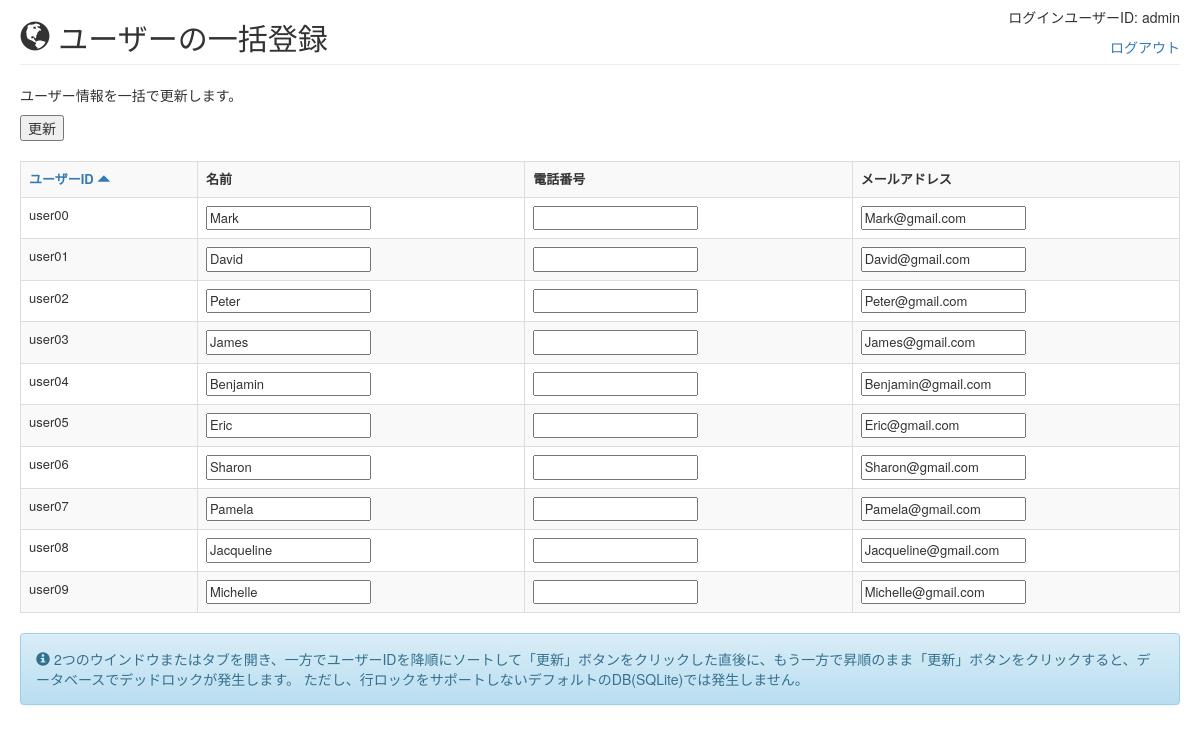
The app's page /deadlock2/ (signed in) with its own data.
### easybuggy/models.py (models this page shows)
class User(models.Model):
    id = models.CharField(max_length=10, primary_key=True)
    name = models.CharField(max_length=30)
    password = models.CharField(max_length=30)
    secret = models.CharField(max_length=100)
    ispublic = models.CharField(max_length=5)
    phone = models.CharField(max_length=20, blank=True, null=True)
    mail = models.EmailField(max_length=100, blank=True, null=True)

### easybuggy/views.py (the view, shortened to what this page needs)
# urls.py: url(r'^deadlock2/$', views.deadlock2, name='deadlock2'),
def deadlock2(request):
    d = {
        'title': _('title.deadlock2.page'),
        'note': _('msg.note.deadlock2'),
    }
    order = get_order(request)
    d['users'] = User.objects.raw("SELECT * FROM easybuggy_user WHERE ispublic = 'true' ORDER BY id " + order)
    d['order'] = order
    return render(request, 'deadlock2.html', d)

### easybuggy/views.py (called while the page is built)
def get_order(request):
    order = request.GET.get("order")
    if order == 'asc':
        order = 'desc'
    else:
        order = 'asc'
    return order

### templates/deadlock2.html (shortened to what this page needs)
{% extends "base.html" %}
{% load i18n %}
{% block body %}
{% include "header.html" %}
<p>{% trans 'msg.update.users' %}</p>
<form action="" method="post">
    <input type="submit" value="{% trans 'label.update' %}"/><br/><br/>
    <table class="table table-striped table-bordered table-hover" style="font-size: small;">
        <tr>
            <th><a href='/deadlock2?order={{order}}'>
            {% trans 'label.user.id' %}
            {% if order is not "desc" %}
            <span class="glyphicon glyphicon-triangle-top"></span>
            {% else %}
            <span class="glyphicon glyphicon-triangle-bottom"></span>
            {% endif %}
            </a></th>
            <th>{% trans 'label.name' %}</th>
            <th>{% trans 'label.phone' %}</th>
            <th>{% trans 'label.mail' %}</th>
        </tr>
        {% for user in users %}
        <tr>
            <td><input type="hidden" name="uid_{{ forloop.counter }}" value="{{ user.id }}"/>{{ user.id }}</td>
            <td><input type="text" name="{{ user.id }}_name" value="{{ user.name }}"/></td>
            <td><input type="text" name="{{ user.id }}_phone" value="{{ user.phone|default_if_none:'' }}"/></td>
            <td><input type="text" name="{{ user.id }}_mail" value="{{ user.mail|default_if_none:'' }}"/></td>
        </tr>
        {% endfor %}
    </table>
    {% include "messages.html" %}
</form>
{% endblock %}

### records on screen
User: id "user00", name "Mark", mail "Mark@gmail.com"
User: id "user01", name "David", mail "David@gmail.com"
User: id "user02", name "Peter", mail "Peter@gmail.com"
User: id "user03", name "James", mail "James@gmail.com"
User: id "user04", name "Benjamin", mail "Benjamin@gmail.com"
User: id "user05", name "Eric", mail "Eric@gmail.com"
User: id "user06", name "Sharon", mail "Sharon@gmail.com"
User: id "user07", name "Pamela", mail "Pamela@gmail.com"
User: id "user08", name "Jacqueline", mail "Jacqueline@gmail.com"
User: id "user09", name "Michelle", mail "Michelle@gmail.com"

### other values on screen
{{ title }} "ユーザーの一括登録"
{{ request.session.username }} "admin"
{{ note }} "2つのウインドウまたはタブを開き、一方でユーザーIDを降順にソートして「更新」ボタンをクリックした直後に、もう一方で昇順のまま「更新」ボタンをクリックすると、データベースでデッドロックが発生します。 ただし、行ロックをサポートしないデフォルトのDB(SQLite)では発生しません。"
